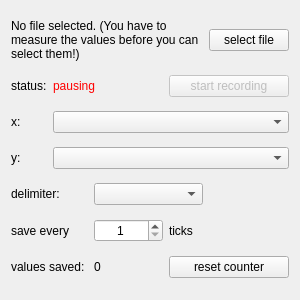
<?xml version="1.0" encoding="UTF-8"?>
<ui version="4.0">
 <class>pairSaveWindow</class>
 <widget class="QWidget" name="pairSaveWindow">
  <property name="geometry">
   <rect>
    <x>0</x>
    <y>0</y>
    <width>300</width>
    <height>300</height>
   </rect>
  </property>
  <property name="windowTitle">
   <string>x-y saving</string>
  </property>
  <layout class="QGridLayout" name="gridLayout">
   <item row="5" column="4">
    <widget class="QLabel" name="lbl_tick_lbl">
     <property name="text">
      <string>ticks</string>
     </property>
    </widget>
   </item>
   <item row="5" column="2" colspan="2">
    <widget class="QSpinBox" name="spb_ticks">
     <property name="alignment">
      <set>Qt::AlignCenter</set>
     </property>
     <property name="minimum">
      <number>1</number>
     </property>
    </widget>
   </item>
   <item row="6" column="0" colspan="2">
    <widget class="QLabel" name="lbl_numSaved_lbl">
     <property name="text">
      <string>values saved:</string>
     </property>
    </widget>
   </item>
   <item row="2" column="0">
    <widget class="QLabel" name="lbl_x_lbl">
     <property name="text">
      <string>x:</string>
     </property>
    </widget>
   </item>
   <item row="5" column="0" colspan="2">
    <widget class="QLabel" name="lbl_frequeny_lbl">
     <property name="text">
      <string>save every</string>
     </property>
    </widget>
   </item>
   <item row="3" column="0">
    <widget class="QLabel" name="lbl_y_lbl">
     <property name="text">
      <string>y:</string>
     </property>
    </widget>
   </item>
   <item row="2" column="1" colspan="5">
    <widget class="QComboBox" name="cob_x"/>
   </item>
   <item row="4" column="0" colspan="2">
    <widget class="QLabel" name="lbl_delimiter">
     <property name="text">
      <string>delimiter:</string>
     </property>
    </widget>
   </item>
   <item row="3" column="1" colspan="5">
    <widget class="QComboBox" name="cob_y"/>
   </item>
   <item row="6" column="4" colspan="2">
    <widget class="QPushButton" name="btn_resetCounter">
     <property name="text">
      <string>reset counter</string>
     </property>
    </widget>
   </item>
   <item row="0" column="5">
    <widget class="QPushButton" name="btn_selectFile">
     <property name="text">
      <string>select file</string>
     </property>
    </widget>
   </item>
   <item row="0" column="0" colspan="5">
    <widget class="QLabel" name="lbl_fileName">
     <property name="text">
      <string>&lt;html&gt;&lt;head/&gt;&lt;body&gt;&lt;p&gt;No file selected. (You have to measure the values before you can select them!)&lt;/p&gt;&lt;/body&gt;&lt;/html&gt;</string>
     </property>
     <property name="wordWrap">
      <bool>true</bool>
     </property>
    </widget>
   </item>
   <item row="4" column="2" colspan="3">
    <widget class="QComboBox" name="cob_delimiter"/>
   </item>
   <item row="6" column="2" colspan="2">
    <widget class="QLabel" name="lbl_numSaved">
     <property name="text">
      <string>0</string>
     </property>
    </widget>
   </item>
   <item row="1" column="4" colspan="2">
    <widget class="QPushButton" name="btn_startStop">
     <property name="enabled">
      <bool>false</bool>
     </property>
     <property name="text">
      <string>start recording</string>
     </property>
    </widget>
   </item>
   <item row="1" column="0">
    <widget class="QLabel" name="lbl_status_lbl">
     <property name="text">
      <string>status:</string>
     </property>
    </widget>
   </item>
   <item row="1" column="1" colspan="3">
    <widget class="QLabel" name="lbl_status">
     <property name="styleSheet">
      <string notr="true">color:red;</string>
     </property>
     <property name="text">
      <string>pausing</string>
     </property>
    </widget>
   </item>
  </layout>
 </widget>
 <resources/>
 <connections/>
</ui>
